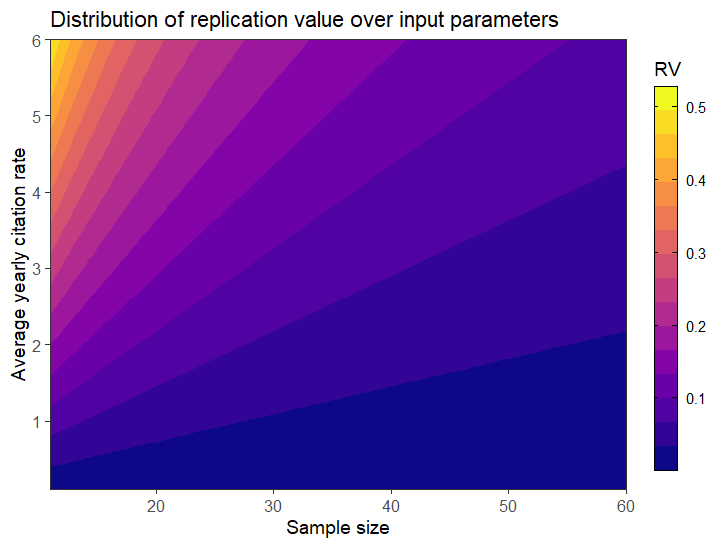

R code for this plot:
library(ggplot2)
library(viridis)
library(metR)

#### define function to calculate RV formula #### 
repVal <- function(c, y, n) {
  ## c = current citation count
  ## y = years since publication
  ## n = sample size
  
  RV <- (c/(y+1))*1/(n)  # RV formula based on equation 4
  RV
}



#### Plot formula behavior for range of input values on heatmap ####

set.seed(1)  # set seed to ensure reproducibility of reported values and plots

c.heat <- seq(1, 60)  # generate citation count values
y.heat <- 10  # for simplicity, years since publication is held constant. This number could also be varied. For demonstrating formula behavior over a range of input, varying C, Y, or C/Y produce the same result.
n.heat <- seq(11, 60)  # generate sample size values that will be used to calculate Vz
rv.heat <- sapply(c.heat, function(x) {  # calculate formula replication value for all combinarions of input parameters
  repVal(c = x, y = y.heat, n = n.heat)
})
df.heat <- expand.grid("C" = c.heat, "Y" = y.heat, "n" = n.heat)
df.heat$rv <- apply(df.heat, 1, function(x) {
  repVal(c = x["C"], y = x["Y"], n = x["n"])
})


ggplot(df.heat, aes(x = n, y = C/Y, z = rv)) +  
  geom_contour_fill(bins = 15) +
  scale_fill_viridis(option="plasma", 
                     breaks = seq(0, 0.8, by = 0.1),
                     guide = guide_colorbar(barheight = 20, 
                                            raster = F,
                                            nbin = 16, 
                                            frame.colour = "black", ticks.colour = "black")) +
  theme_bw(base_size = 14) + 
  theme(axis.text=element_text(size=12)
  ) +
  scale_x_continuous(limits = c(11, 60), expand = c(0, 0)) +
  scale_y_continuous(limits = c(0.1, 6), expand = c(0, 0)) +
  labs(x = "Sample size", y = "Average yearly citation rate", fill = "RV", title = "Distribution of replication value over input parameters")
